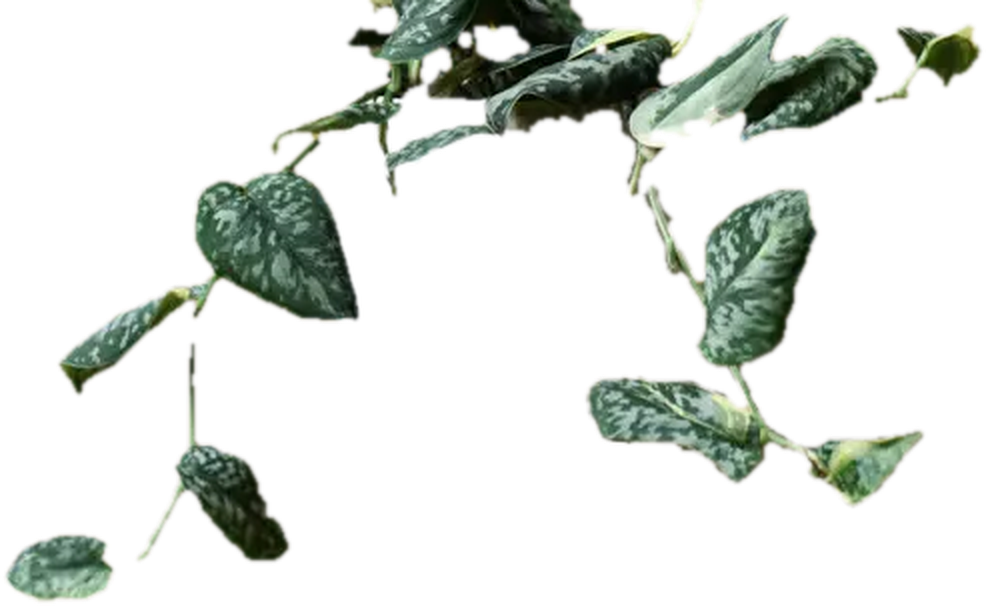
#> input picture design-prototipus/kivagott-levelek/vine.png, 986 x 606 px, found by its file name
$ python intro.py
#> lines starting #> are read from the running program, lines starting #| are printed output that depends on the picture
### design-prototipus/szkriptek/jlib.py
import random, math
from PIL import Image, ImageFilter, ImageOps, ImageEnhance, ImageChops, ImageDraw
J='jungle/'; G=J+'g/'
def L(p): return Image.open(p).convert('RGBA')
#> called with p = 'jungle/vine.png'
#> returned value is the input picture: PIL image 986x606 RGBA; mean R, G, B, A 23, 27, 20.8, 49.5
def trim(im): return im.crop(im.getbbox())
vine=L(J+'vine.png')
ficus=L(G+'ficus-tineke-17cm-1.png'); ficus=trim(ficus.crop((0,0,ficus.width,int(ficus.height*.74))))
#> call 2 of L, with p = 'jungle/g/ficus-tineke-17cm-1.png'
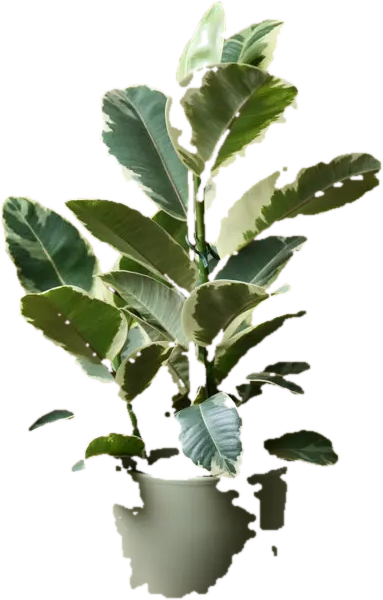
#> input picture design-prototipus/kivagott-levelek/g/ficus-tineke-17cm-1.png, 383 x 600 px, found by its file name
#> in L, returned value is the input picture: PIL image 383x600 RGBA; mean R, G, B, A 125.8, 107.1, 56.8, 98.9
#> after `ficus = trim(ficus.crop((0, 0, ficus.width, int(ficus.height * 0.74)))`:
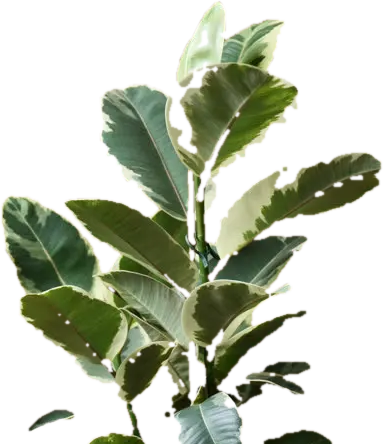
#> ficus: PIL image 383x444 RGBA; mean R, G, B, A 127.4, 109.3, 55.3, 106.5; transparent parts drawn white
SRC={'aloc':L(J+'aloc.png'),'dragon':L(J+'dragon.png'),'anth':L(G+'anthurium-brielle-12cm-1.png'),
 'hoya':L(G+'hoya-kerrii-12cm.png'),'ficus':ficus,'mint':L(J+'scind.png'),'monst':L(G+'monstera-electro-light-8cm-2.png'),
 'vine':vine,'leaf':trim(L(J+'leaf.png')),'strandL':trim(vine.crop((0,110,380,606))),'strandR':trim(vine.crop((580,140,940,606)))}
#> call 3 of L, with p = 'jungle/aloc.png'
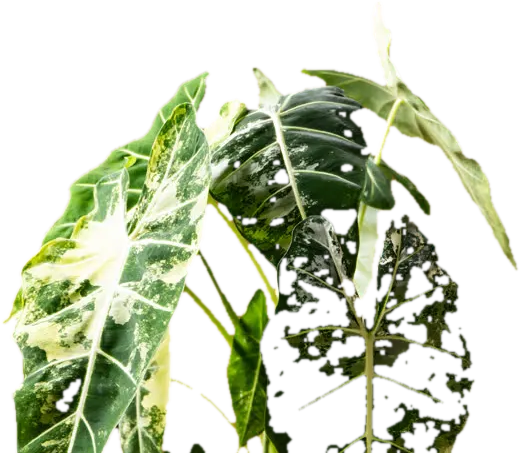
#> input picture design-prototipus/kivagott-levelek/aloc.png, 520 x 453 px, found by its file name
#> in L, returned value is the input picture: PIL image 520x453 RGBA; mean R, G, B, A 112.4, 101.1, 47.7, 108.3
#> call 4 of L, with p = 'jungle/dragon.png'
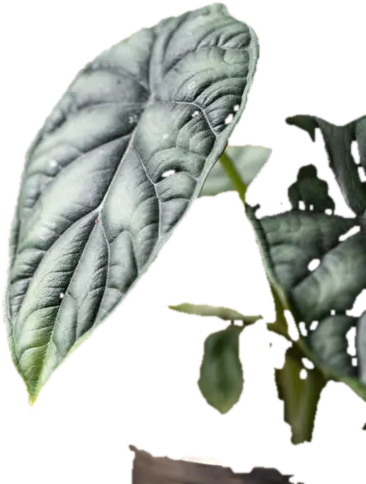
#> input picture design-prototipus/kivagott-levelek/dragon.png, 366 x 484 px, found by its file name
#> in L, returned value is the input picture: PIL image 366x484 RGBA; mean R, G, B, A 130.9, 113.5, 77.5, 121.9
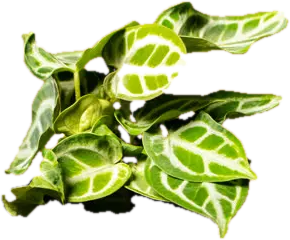
#> input picture design-prototipus/kivagott-levelek/g/anthurium-brielle-12cm-1.png, 290 x 240 px, found by its file name
#> in L, returned value is the input picture: PIL image 290x240 RGBA; mean R, G, B, A 153.5, 137.6, 49.2, 134.9
SAT={'anth':.6,'hoya':.85,'mint':.8,'monst':.75,'dragon':.55}
# [10 lines left out: function prep, not called in this run]
def put(layer,im,cx,cy,anchor='c'):
    x=int(cx-im.width/2); y=int(cy-im.height/2) if anchor=='c' else (int(cy) if anchor=='t' else int(cy-im.height))
    t=Image.new('RGBA',layer.size,(0,0,0,0)); t.paste(im,(x,y),im); layer.alpha_composite(t)
def coverage(layer):
    a=layer.split()[3].point(lambda v:255 if v>40 else 0); return sum(a.histogram()[255:])/(layer.width*layer.height)

### design-prototipus/szkriptek/intro.py
#> (the run stopped early here; a loop or call above may not have finished)
